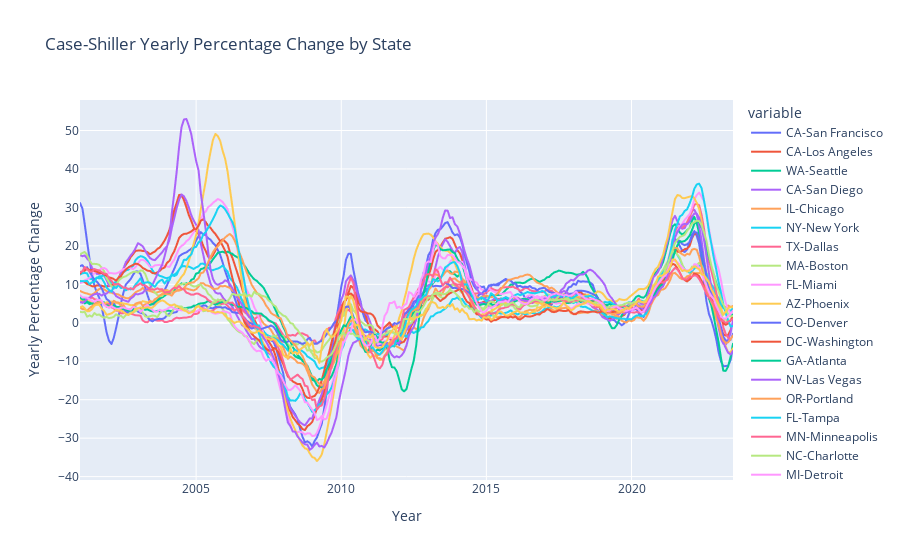

The cell this chart's notebook holds for it:
### Code cell
#Modifying the index
Case_Shiller_by_state_yearly.columns = Case_Shiller_by_state_yearly.columns.str.replace('_yearly_change','')
# Plotting interactive line graph showing percent changes for every state
fig = px.line(Case_Shiller_by_state_yearly, title='Case-Shiller Yearly Percentage Change by State').update_layout\
       (xaxis_title='Year', yaxis_title='Yearly Percentage Change')
fig.show()
#https://peerdoor89.github.io/DataAnalysisPortfolio/line_by_state_yearly_pct.html

### Figure 1 — Plotly figure (JSON) as saved in the notebook; plotly's stock layout.template omitted (floating-point values rounded to 4 significant figures; data arrays with more than 128 entries replaced by an {"elided": "..."} marker saying what was removed)
{"data": [{"hovertemplate": "variable=CA-San Francisco<br>index=%{x}<br>value=%{y}<extra></extra>", "legendgroup": "CA-San Francisco", "line": {"color": "#636efa", "dash": "solid"}, "marker": {"symbol": "circle"}, "mode": "lines", "name": "CA-San Francisco", "showlegend": true, "type": "scattergl", "x": {"elided": "271 str values"}, "xaxis": "x", "y": {"elided": "271 float values"}, "yaxis": "y"}, {"hovertemplate": "variable=CA-Los Angeles<br>index=%{x}<br>value=%{y}<extra></extra>", "legendgroup": "CA-Los Angeles", "line": {"color": "#EF553B", "dash": "solid"}, "marker": {"symbol": "circle"}, "mode": "lines", "name": "CA-Los Angeles", "showlegend": true, "type": "scattergl", "x": {"elided": "271 str values"}, "xaxis": "x", "y": {"elided": "271 float values"}, "yaxis": "y"}, {"hovertemplate": "variable=WA-Seattle<br>index=%{x}<br>value=%{y}<extra></extra>", "legendgroup": "WA-Seattle", "line": {"color": "#00cc96", "dash": "solid"}, "marker": {"symbol": "circle"}, "mode": "lines", "name": "WA-Seattle", "showlegend": true, "type": "scattergl", "x": {"elided": "271 str values"}, "xaxis": "x", "y": {"elided": "271 float values"}, "yaxis": "y"}, {"hovertemplate": "variable=CA-San Diego<br>index=%{x}<br>value=%{y}<extra></extra>", "legendgroup": "CA-San Diego", "line": {"color": "#ab63fa", "dash": "solid"}, "marker": {"symbol": "circle"}, "mode": "lines", "name": "CA-San Diego", "showlegend": true, "type": "scattergl", "x": {"elided": "271 str values"}, "xaxis": "x", "y": {"elided": "271 float values"}, "yaxis": "y"}, {"hovertemplate": "variable=IL-Chicago<br>index=%{x}<br>value=%{y}<extra></extra>", "legendgroup": "IL-Chicago", "line": {"color": "#FFA15A", "dash": "solid"}, "marker": {"symbol": "circle"}, "mode": "lines", "name": "IL-Chicago", "showlegend": true, "type": "scattergl", "x": {"elided": "271 str values"}, "xaxis": "x", "y": {"elided": "271 float values"}, "yaxis": "y"}, {"hovertemplate": "variable=NY-New York<br>index=%{x}<br>value=%{y}<extra></extra>", "legendgroup": "NY-New York", "line": {"color": "#19d3f3", "dash": "solid"}, "marker": {"symbol": "circle"}, "mode": "lines", "name": "NY-New York", "showlegend": true, "type": "scattergl", "x": {"elided": "271 str values"}, "xaxis": "x", "y": {"elided": "271 float values"}, "yaxis": "y"}, {"hovertemplate": "variable=TX-Dallas<br>index=%{x}<br>value=%{y}<extra></extra>", "legendgroup": "TX-Dallas", "line": {"color": "#FF6692", "dash": "solid"}, "marker": {"symbol": "circle"}, "mode": "lines", "name": "TX-Dallas", "showlegend": true, "type": "scattergl", "x": {"elided": "271 str values"}, "xaxis": "x", "y": {"elided": "271 float values"}, "yaxis": "y"}, {"hovertemplate": "variable=MA-Boston<br>index=%{x}<br>value=%{y}<extra></extra>", "legendgroup": "MA-Boston", "line": {"color": "#B6E880", "dash": "solid"}, "marker": {"symbol": "circle"}, "mode": "lines", "name": "MA-Boston", "showlegend": true, "type": "scattergl", "x": {"elided": "271 str values"}, "xaxis": "x", "y": {"elided": "271 float values"}, "yaxis": "y"}, {"hovertemplate": "variable=FL-Miami<br>index=%{x}<br>value=%{y}<extra></extra>", "legendgroup": "FL-Miami", "line": {"color": "#FF97FF", "dash": "solid"}, "marker": {"symbol": "circle"}, "mode": "lines", "name": "FL-Miami", "showlegend": true, "type": "scattergl", "x": {"elided": "271 str values"}, "xaxis": "x", "y": {"elided": "271 float values"}, "yaxis": "y"}, {"hovertemplate": "variable=AZ-Phoenix<br>index=%{x}<br>value=%{y}<extra></extra>", "legendgroup": "AZ-Phoenix", "line": {"color": "#FECB52", "dash": "solid"}, "marker": {"symbol": "circle"}, "mode": "lines", "name": "AZ-Phoenix", "showlegend": true, "type": "scattergl", "x": {"elided": "271 str values"}, "xaxis": "x", "y": {"elided": "271 float values"}, "yaxis": "y"}, {"hovertemplate": "variable=CO-Denver<br>index=%{x}<br>value=%{y}<extra></extra>", "legendgroup": "CO-Denver", "line": {"color": "#636efa", "dash": "solid"}, "marker": {"symbol": "circle"}, "mode": "lines", "name": "CO-Denver", "showlegend": true, "type": "scattergl", "x": {"elided": "271 str values"}, "xaxis": "x", "y": {"elided": "271 float values"}, "yaxis": "y"}, {"hovertemplate": "variable=DC-Washington<br>index=%{x}<br>value=%{y}<extra></extra>", "legendgroup": "DC-Washington", "line": {"color": "#EF553B", "dash": "solid"}, "marker": {"symbol": "circle"}, "mode": "lines", "name": "DC-Washington", "showlegend": true, "type": "scattergl", "x": {"elided": "271 str values"}, "xaxis": "x", "y": {"elided": "271 float values"}, "yaxis": "y"}, {"hovertemplate": "variable=GA-Atlanta<br>index=%{x}<br>value=%{y}<extra></extra>", "legendgroup": "GA-Atlanta", "line": {"color": "#00cc96", "dash": "solid"}, "marker": {"symbol": "circle"}, "mode": "lines", "name": "GA-Atlanta", "showlegend": true, "type": "scattergl", "x": {"elided": "271 str values"}, "xaxis": "x", "y": {"elided": "271 float values"}, "yaxis": "y"}, {"hovertemplate": "variable=NV-Las Vegas<br>index=%{x}<br>value=%{y}<extra></extra>", "legendgroup": "NV-Las Vegas", "line": {"color": "#ab63fa", "dash": "solid"}, "marker": {"symbol": "circle"}, "mode": "lines", "name": "NV-Las Vegas", "showlegend": true, "type": "scattergl", "x": {"elided": "271 str values"}, "xaxis": "x", "y": {"elided": "271 float values"}, "yaxis": "y"}, {"hovertemplate": "variable=OR-Portland<br>index=%{x}<br>value=%{y}<extra></extra>", "legendgroup": "OR-Portland", "line": {"color": "#FFA15A", "dash": "solid"}, "marker": {"symbol": "circle"}, "mode": "lines", "name": "OR-Portland", "showlegend": true, "type": "scattergl", "x": {"elided": "271 str values"}, "xaxis": "x", "y": {"elided": "271 float values"}, "yaxis": "y"}, {"hovertemplate": "variable=FL-Tampa<br>index=%{x}<br>value=%{y}<extra></extra>", "legendgroup": "FL-Tampa", "line": {"color": "#19d3f3", "dash": "solid"}, "marker": {"symbol": "circle"}, "mode": "lines", "name": "FL-Tampa", "showlegend": true, "type": "scattergl", "x": {"elided": "271 str values"}, "xaxis": "x", "y": {"elided": "271 float values"}, "yaxis": "y"}, {"hovertemplate": "variable=MN-Minneapolis<br>index=%{x}<br>value=%{y}<extra></extra>", "legendgroup": "MN-Minneapolis", "line": {"color": "#FF6692", "dash": "solid"}, "marker": {"symbol": "circle"}, "mode": "lines", "name": "MN-Minneapolis", "showlegend": true, "type": "scattergl", "x": {"elided": "271 str values"}, "xaxis": "x", "y": {"elided": "271 float values"}, "yaxis": "y"}, {"hovertemplate": "variable=NC-Charlotte<br>index=%{x}<br>value=%{y}<extra></extra>", "legendgroup": "NC-Charlotte", "line": {"color": "#B6E880", "dash": "solid"}, "marker": {"symbol": "circle"}, "mode": "lines", "name": "NC-Charlotte", "showlegend": true, "type": "scattergl", "x": {"elided": "271 str values"}, "xaxis": "x", "y": {"elided": "271 float values"}, "yaxis": "y"}, {"hovertemplate": "variable=MI-Detroit<br>index=%{x}<br>value=%{y}<extra></extra>", "legendgroup": "MI-Detroit", "line": {"color": "#FF97FF", "dash": "solid"}, "marker": {"symbol": "circle"}, "mode": "lines", "name": "MI-Detroit", "showlegend": true, "type": "scattergl", "x": {"elided": "271 str values"}, "xaxis": "x", "y": {"elided": "271 float values"}, "yaxis": "y"}, {"hovertemplate": "variable=OH-Cleveland<br>index=%{x}<br>value=%{y}<extra></extra>", "legendgroup": "OH-Cleveland", "line": {"color": "#FECB52", "dash": "solid"}, "marker": {"symbol": "circle"}, "mode": "lines", "name": "OH-Cleveland", "showlegend": true, "type": "scattergl", "x": {"elided": "271 str values"}, "xaxis": "x", "y": {"elided": "271 float values"}, "yaxis": "y"}], "layout": {"legend": {"title": {"text": "variable"}, "tracegroupgap": 0}, "title": {"text": "Case-Shiller Yearly Percentage Change by State"}, "xaxis": {"anchor": "y", "domain": [0, 1], "title": {"text": "Year"}}, "yaxis": {"anchor": "x", "domain": [0, 1], "title": {"text": "Yearly Percentage Change"}}}}
